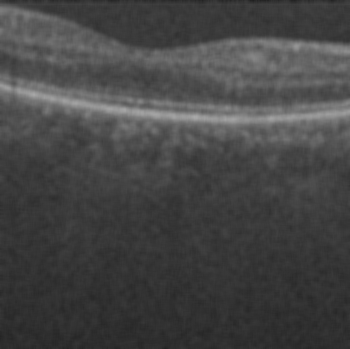
#> input picture retina2movingavg/172.bmp, 350 x 349 px, found by its file name
$ python weiminbreakdown.py   (older library calls are emulated)
#> lines starting #> are read from the running program, lines starting #| are printed output that depends on the picture; after the words box and inside, x2 and y2 are one past the last pixel; in counts of white or black regions, pixels touching at a corner belong together
import cv2
import os
import glob
import numpy as np
import matplotlib.pyplot as plt

img = cv2.imread("output/172.bmp", cv2.IMREAD_GRAYSCALE)
#> img is the input picture: shape (349, 350); min 32, max 169, mean 69
_, binary = cv2.threshold(img, 115, 255, cv2.THRESH_BINARY)
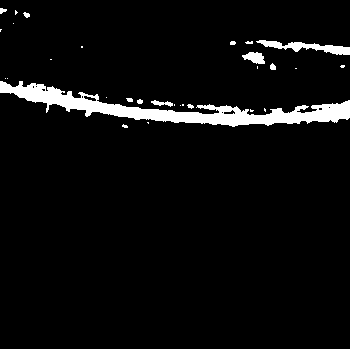
#> binary: shape (349, 350); 4.8% white; 30 white regions (19 under 20 px), largest, box (x1, y1, x2, y2) and area: (0, 81, 350, 127) 4770, (256, 40, 350, 55) 576, (242, 52, 265, 64) 183
sobel_x = cv2.Sobel(binary, cv2.CV_8U, 1, 0, ksize=3)
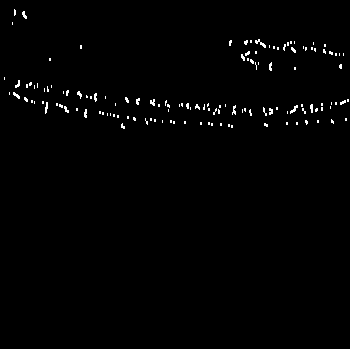
#> sobel_x: shape (349, 350); 1% white in thin lines or dots, all inside (x1, y1, x2, y2) = (4, 9, 349, 129)
sobel_y = cv2.Sobel(binary, cv2.CV_8U, 0, 1, ksize=3)
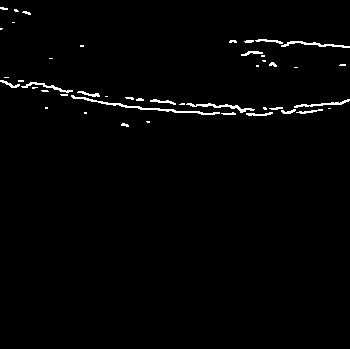
#> sobel_y: shape (349, 350); 1.5% white in thin lines or dots, all inside (x1, y1, x2, y2) = (0, 7, 350, 127)
edges = cv2.addWeighted(sobel_x, 0.5, sobel_y, 0.5, 0)
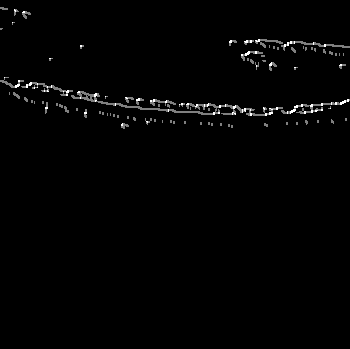
#> edges: shape (349, 350); min 0, max 255, mean 3.2


plt.imshow(img, cmap="gray")
plt.imshow(edges, cmap="gray")
plt.show()

$ run again, with retina2movingavg/175.bmp copied over retina2movingavg/172.bmp
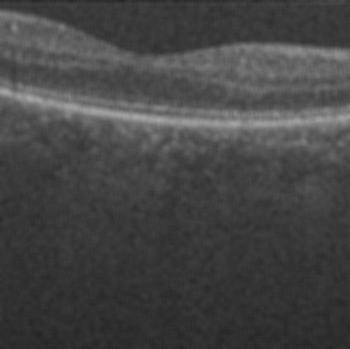
#> input picture retina2movingavg/175.bmp, 350 x 349 px, found by its file name
#> img is the input picture: shape (349, 350); min 34, max 168, mean 69
#> `_, binary = cv2.threshold(img, 115, 255, cv2.THRESH_BINARY)`:
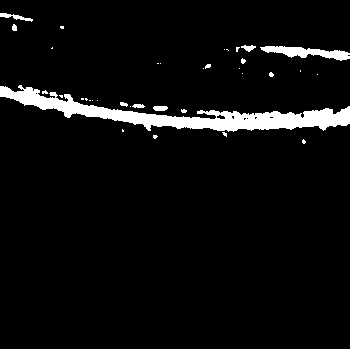
#> binary: shape (349, 350); 5% white; 36 white regions (26 under 20 px), largest, box (x1, y1, x2, y2) and area: (0, 85, 350, 132) 4918, (260, 46, 350, 61) 662, (0, 13, 33, 22) 113
#> sobel_x: shape (349, 350); 1% white in thin lines or dots, all inside (x1, y1, x2, y2) = (4, 13, 349, 145)
#> sobel_y: shape (349, 350); 1.5% white in thin lines or dots, all inside (x1, y1, x2, y2) = (0, 12, 350, 142)
#> `edges = cv2.addWeighted(sobel_x, 0.5, sobel_y, 0.5, 0)`:
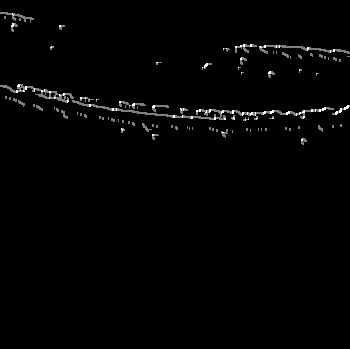
#> edges: shape (349, 350); min 0, max 255, mean 3.2

$ run again, with retina2movingavg/176.bmp copied over retina2movingavg/172.bmp
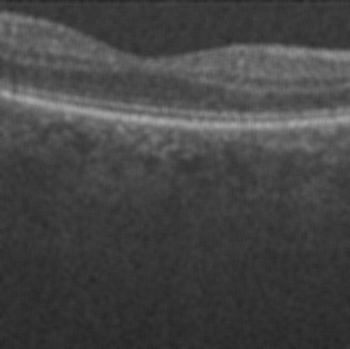
#> input picture retina2movingavg/176.bmp, 350 x 349 px, found by its file name
#> img is the input picture: shape (349, 350); min 37, max 168, mean 69
#> `_, binary = cv2.threshold(img, 115, 255, cv2.THRESH_BINARY)`:
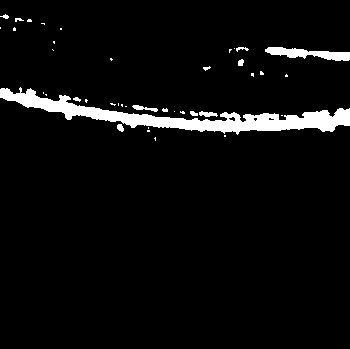
#> binary: shape (349, 350); 4.8% white; 40 white regions (28 under 20 px), largest, box (x1, y1, x2, y2) and area: (0, 87, 350, 135) 4636, (265, 47, 350, 61) 632, (132, 105, 158, 112) 83
#> sobel_x: shape (349, 350); 1.1% white in thin lines or dots, all inside (x1, y1, x2, y2) = (1, 13, 349, 142)
#> sobel_y: shape (349, 350); 1.5% white in thin lines or dots, all inside (x1, y1, x2, y2) = (0, 13, 350, 138)
#> `edges = cv2.addWeighted(sobel_x, 0.5, sobel_y, 0.5, 0)`:
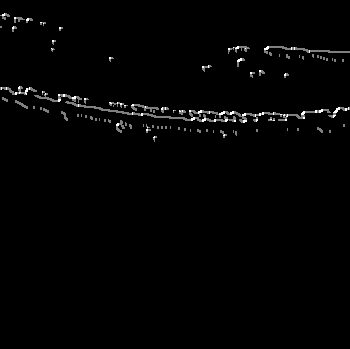
#> edges: shape (349, 350); min 0, max 255, mean 3.2
